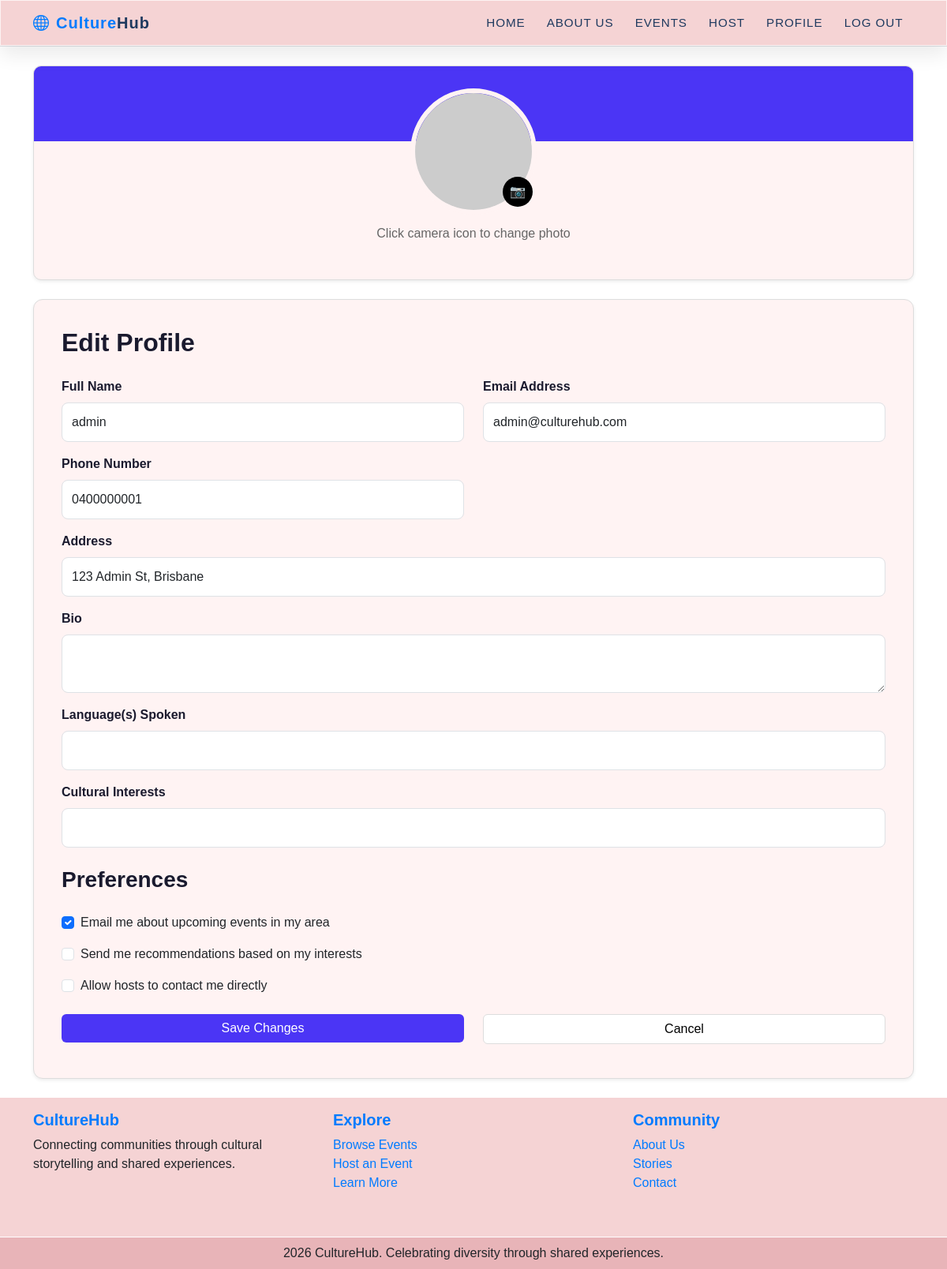
The page /user/edit-profile (signed in) on the database its author committed.
### a2_group2/culturehub/models.py (models this page shows)
class User(db.Model, UserMixin):
    id = db.Column(db.Integer, primary_key=True)
    name = db.Column(db.String(100), unique=True, nullable=False)
    email = db.Column(db.String(150), unique=True, nullable=False)
    phone = db.Column(db.String(20), nullable=False)
    address = db.Column(db.String(255), nullable=False)
    password_hash = db.Column(db.String(255), nullable=False)
    profile_image = db.Column(db.String(255), nullable=True)
    events = db.relationship('Event', backref='user', lazy=True)
    comments = db.relationship('Comment', backref='user', lazy=True)
    orders = db.relationship('Order', backref='user', lazy=True)
    bio = db.Column(db.Text, nullable=True)  # Optional field for user biography
    language = db.Column(db.String(255), nullable=True)  # Optional field for user's preferred language
    cultural_interests = db.Column(db.String(255), nullable=True)  # Optional field for user's cultural interests
    created_at = db.Column(db.DateTime, default=datetime.now)  # Timestamp for when the user account was created

### a2_group2/culturehub/views.py (the view, shortened to what this page needs)
@main_bp.route('/user/edit-profile', methods=['GET', 'POST'])
@login_required
def edit_profile():
    form = EditProfileForm(obj=current_user)
    return render_template('user/edit_profile.html', form=form, user=current_user)

### a2_group2/culturehub/forms.py
class EditProfileForm(FlaskForm):
    name = StringField("Full Name", validators=[InputRequired()])
    email = StringField("Email Address", validators=[InputRequired(), Email()])
    phone = StringField("Phone Number", validators=[InputRequired()])
    address = StringField("Address", validators=[InputRequired()])
    bio = TextAreaField("Bio", validators=[Length(max=500)])
    languages = StringField("Language(s) Spoken")
    cultural_interests = StringField("Cultural Interests")
    profile_image = FileField(
        "Profile Image",
        validators=[
            FileAllowed(["jpg", "jpeg", "png"], "Images only!")
        ]
    )
    submit = SubmitField("Update Profile")

### a2_group2/culturehub/templates/user/edit_profile.html (shortened to what this page needs)
{% extends "base.html" %}
{% block content %}
<div class="container my-4">
    <form method="POST" enctype="multipart/form-data">
    <section class="profile-header shadow-sm mb-4">
        <div class="edit-profile-banner text-center">
            <div class="profile-image-wrapper">
                <img src="{{ url_for('static', filename='profile_pics/' + user.profile_image)
                     if user.profile_image else 'https://placehold.co/160x160' }}" alt="Profile photo"
                    class="edit-profile-photo" id="profileImagePreview">
                <button type="button" class="camera-btn"
                    onclick="document.getElementById('profileImageInput').click();">
                    📷
                </button>
            </div>
            <p class="upload-text">
                Click camera icon to change photo
            </p>
        </div>
    </section>
    <section class="edit-profile-form shadow-sm">
        <h2 class="form-title">Edit Profile</h2>
        <div class="row">
            <div class="col-md-6 mb-3">
                {{ form.name.label(class="form-label") }}
                {{ form.name(class="form-control") }}
            </div>
            <div class="col-md-6 mb-3">
                {{ form.email.label(class="form-label") }}
                {{ form.email(class="form-control") }}
            </div>
        </div>
        <div class="row">
            <div class="col-md-6 mb-3">
                {{ form.phone.label(class="form-label") }}
                {{ form.phone(class="form-control") }}
            </div>
        </div>
        <div class="mb-3">
            {{ form.address.label(class="form-label") }}
            {{ form.address(class="form-control") }}
        </div>
        <div class="mb-3">
            {{ form.bio.label(class="form-label") }}
            {{ form.bio(class="form-control") }}
        </div>
        <div class="mb-3">
            {{ form.languages.label(class="form-label") }}
            {{ form.languages(class="form-control") }}
        </div>
        <div class="mb-4">
            {{ form.cultural_interests.label(class="form-label") }}
            {{ form.cultural_interests(class="form-control") }}
        </div>
        <h3 class="preferences-title">Preferences</h3>
        <div class="form-check mb-3">
            <input class="form-check-input" type="checkbox" checked>
            <label class="form-check-label">
                Email me about upcoming events in my area
            </label>
        </div>
        <div class="form-check mb-3">
            <input class="form-check-input" type="checkbox">
            <label class="form-check-label">
                Send me recommendations based on my interests
            </label>
        </div>
        <div class="form-check mb-4">
            <input class="form-check-input" type="checkbox">
            <label class="form-check-label">
                Allow hosts to contact me directly
            </label>
        </div>
        <div class="row">
            <div class="col-md-6 mb-2">
                <button type="submit" class="btn btn-primary w-100">
                    Save Changes
                </button>
            </div>
            <div class="col-md-6 mb-2">
                <a href="{{ url_for('main.profile') }}" class="btn btn-light w-100">
                    Cancel
                </a>
            </div>
        </div>
    </section>
    </form>
</div>
{% endblock %}

### a2_group2/culturehub/templates/user/edit_profile.html (style rules this page uses)
.profile-header { background-color: #fff3f3; border-radius: 10px; overflow: hidden; border: 1px solid #ddd; }
.edit-profile-form { background-color: #fff3f3; border-radius: 12px; padding: 35px; border: 1px solid #ddd; }
.form-title, .preferences-title { color: #1a1a2e; font-weight: bold; margin-bottom: 25px; }
.edit-profile-banner { padding-bottom: 30px; }
.profile-image-wrapper { position: relative; display: inline-block; margin-top: -70px; }
.edit-profile-photo { width: 160px; height: 160px; border-radius: 50%; border: 6px solid #fff3f3; object-fit: cover; }
.camera-btn { position: absolute; bottom: 10px; right: 5px; border: none; border-radius: 50%; width: 38px; height: 38px; background-color: black; color: white; cursor: pointer; }
.upload-text { margin-top: 12px; color: #666; }
.edit-profile-form .form-label { color: #1a1a2e; font-weight: 600; }
.edit-profile-form .form-control { border-radius: 8px; padding: 12px; }
.edit-profile-form .btn-primary { background-color: #4b35f5; border: none; }
.edit-profile-form .btn-light { border: 1px solid #ddd; background-color: white; }

### rows shown on the page
User: name "admin", email "admin@culturehub.com", phone "0400000001", address "123 Admin St, Brisbane"
